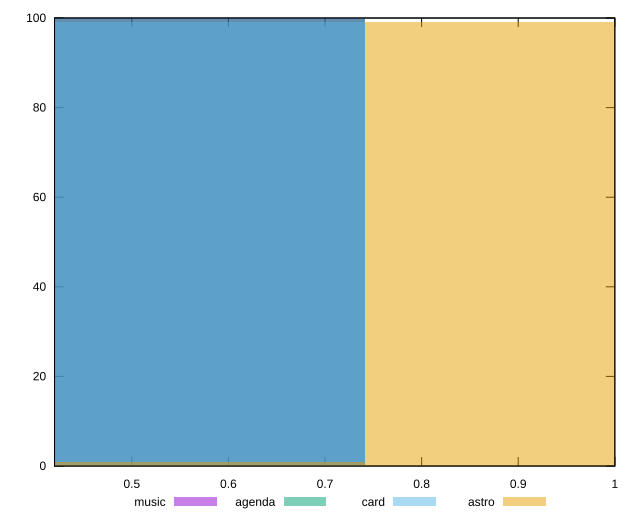

Generate this figure with gnuplot:
reset

$music <<EOF
0.49439143984565537 100
EOF

$agenda <<EOF
0.49439143984565537 100
EOF

$card <<EOF
0.49439143984565537 99
EOF

$astro <<EOF
0.9887828796913107 99
0.49439143984565537 1
EOF

set key outside below
set boxwidth 0.49439143984565537
set xrange [0.42:1]
set yrange [0:100]
set trange [0:100]
set style fill transparent solid 0.5 noborder
set terminal svg size 640, 520 enhanced background rgb 'white'
set output "reports/report_00030_2021-02-24T20-42-31.540Z/uses-http2/comparison/histogram/all_score.svg"

plot $music title "music" with boxes, \
     $agenda title "agenda" with boxes, \
     $card title "card" with boxes, \
     $astro title "astro" with boxes

reset
